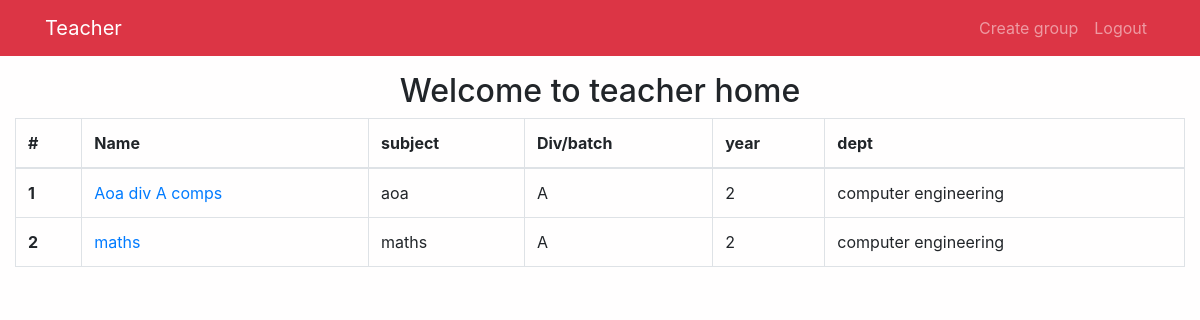
Before: /teacher/teacher_home/ (signed in) with the older database file.
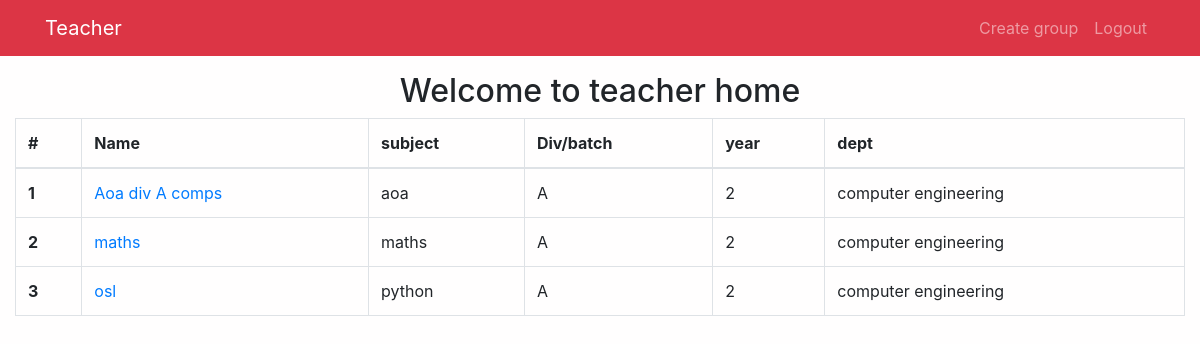
After: the same page with the newer database file.
### home/models.py (models this page shows, shortened)
class group(models.Model):
    owner=models.ForeignKey(teacher,on_delete=models.CASCADE)
    name=models.CharField(max_length=256,null=False,blank=False)
    member=models.ManyToManyField(students)
    sub = models.CharField(max_length=256 ,null=False,blank=False)
    division=models.CharField(max_length=50,choices=div_choices)
    batch=models.CharField(max_length=50,blank=True,null=True,choices=batch_choices)
    div=models.BooleanField(default=False)
    batch_check=models.BooleanField(default=False)
    year=models.CharField(max_length=256,choices=year_choices)
    dept=models.CharField(max_length=256,choices=dept_choices)

### teachers/views.py (the view)
# urls.py: path('teacher_home/',views.teacher_home,name='teacher_home'),
@login_required
def teacher_home(request):
    if (teacher.objects.filter(user=request.user).exists()):
        teacher_current = teacher.objects.filter(user=request.user).first()
        group_list = group.objects.filter(owner=teacher_current)
        context = {
            'group_list': group_list
        }
        return render(request, "teacher_home.html", context)
    else:
        return HttpResponseRedirect(reverse("index"))

### templates/teacher_home.html (shortened to what this page needs)
<!DOCTYPE html>
<html lang="en" dir="ltr">
  <head>
    <link rel="stylesheet" href="https://stackpath.bootstrapcdn.com/bootstrap/4.3.1/css/bootstrap.min.css">
  </head>
  <body style="background-color:#fffefe;" >
<nav class="navbar navbar-expand-sm mb-3 sticky-top navbar-dark bg-danger">
          <div class="container">
            {% if user.is_authenticated %}
              <a href="{% url 'teacher:teacher_home' %}" class="navbar-brand">Teacher</a>
                {% else %}
                <div class="navbar-brand">
                  Teacher
                </div>
                {% endif%}
              <div class="collapse navbar-collapse" id="defaultNavbar1">
                    {% if user.is_authenticated %}
                    <ul class="navbar-nav ml-auto">
                      <li class="nav-item"><a href="{%url 'create_group' %}" class="nav-link">Create group</a></li>
                      <li class="nav-item"><a href="{%url 'request_logout' %}" class="nav-link"> Logout</a></li>
                    </ul>
                      {% else %}
                      <ul class="navbar-nav ml-auto">
                        <li class="nav-item"><a href="{% url 'teacher:signup' %}" class="nav-link"> Sign Up</a></li>
                        <li class="nav-item"><a href="{% url 'teacher:login' %}" class="nav-link" > Login</a></li>
                      </ul>
                      {% endif %}
              </div>
          </div>
      </nav>
    {% block body %}
    <h2 class="text-center ">Welcome to teacher home</h2>
    <div class="container-fluid">
<table class="table table-bordered">
  <thead>
    <tr>
      <th scope="col">#</th>
      <th scope="col">Name</th>
      <th scope="col">subject</th>
      <th scope="col">Div/batch</th>
      <th scope='col'>year</th>
      <th scope="col">dept</th>
    </tr>
  </thead>
  <tbody>
    {%for group in group_list %}
    <tr>
      <th scope="row">{{forloop.counter}}</th>
      <td><a href="{%url 'teacher_group_detail' pk=group.pk  %}">{{group.name}}</a></td>
      <td>{{group.sub}}</td>
      <td>{{group.division}}</td>
      <td>{{group.year}} {% if group.batch_check%} /{{group.batch}}{% endif %}</td>
      <td>{{group.dept}}</td>
    </tr>
    {%endfor %}
  </tbody>
</table>
    </div>
{% endblock %}
  </body>
</html>

Changed rows visible on the page:
added group: name "osl", sub "python", division "A", year "2", dept "computer engineering"
